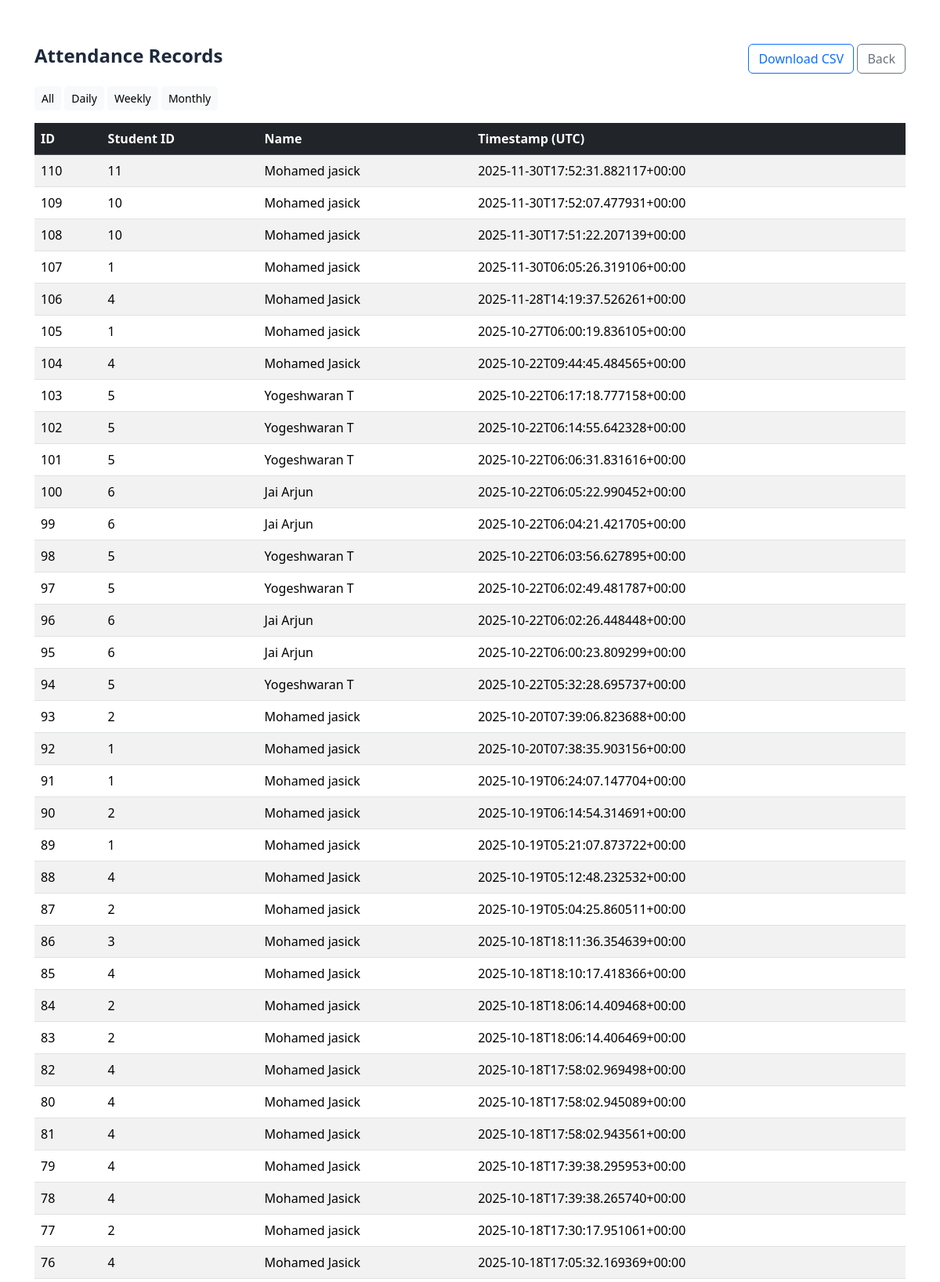
The page /attendance_record (upper part) on the database its author committed.
### tables this page shows
CREATE TABLE attendance (
                    id INTEGER PRIMARY KEY AUTOINCREMENT,
                    student_id INTEGER,
                    name TEXT,
                    timestamp TEXT
                );

### app.py (the view)
@app.route("/attendance_record", methods=["GET"])
def attendance_record():
    period = request.args.get("period", "all")  # all, daily, weekly, monthly
    conn = sqlite3.connect(DB_PATH)
    c = conn.cursor()
    q = "SELECT id, student_id, name, timestamp FROM attendance"
    params = ()
    if period == "daily":
        today = datetime.date.today().isoformat()
        q += " WHERE date(timestamp) = ?"
        params = (today,)
    elif period == "weekly":
        start = (datetime.date.today() - datetime.timedelta(days=7)).isoformat()
        q += " WHERE date(timestamp) >= ?"
        params = (start,)
    elif period == "monthly":
        start = (datetime.date.today() - datetime.timedelta(days=30)).isoformat()
        q += " WHERE date(timestamp) >= ?"
        params = (start,)
    q += " ORDER BY timestamp DESC LIMIT 5000"
    c.execute(q, params)
    rows = c.fetchall()
    conn.close()
    return render_template("attendance_record.html", records=rows, period=period)

### templates/attendance_record.html (shortened to what this page needs)
<!doctype html>
<html>
<head>
  <link href="https://cdn.jsdelivr.net/npm/bootstrap@5.3.1/dist/css/bootstrap.min.css" rel="stylesheet">
  <link rel="stylesheet" href="{{ url_for('static', filename='css/style.css') }}">
</head>
<body>
<div class="container my-4">
  <div class="d-flex justify-content-between align-items-center mb-3">
    <h4>Attendance Records</h4>
    <div>
      <a class="btn btn-outline-primary" href="/download_csv">Download CSV</a>
      <a class="btn btn-outline-secondary" href="/">Back</a>
    </div>
  </div>
  <div class="mb-3">
    <a href="/attendance_record?period=all" class="btn btn-sm btn-light">All</a>
    <a href="/attendance_record?period=daily" class="btn btn-sm btn-light">Daily</a>
    <a href="/attendance_record?period=weekly" class="btn btn-sm btn-light">Weekly</a>
    <a href="/attendance_record?period=monthly" class="btn btn-sm btn-light">Monthly</a>
  </div>
  <div class="table-responsive">
    <table class="table table-striped">
      <thead class="table-dark">
        <tr><th>ID</th><th>Student ID</th><th>Name</th><th>Timestamp (UTC)</th></tr>
      </thead>
      <tbody>
      {% for r in records %}
        <tr><td>{{ r[0] }}</td><td>{{ r[1] }}</td><td>{{ r[2] }}</td><td>{{ r[3] }}</td></tr>
      {% endfor %}
      </tbody>
    </table>
  </div>
</div>
</body>
</html>

### static/css/style.css (style rules this page uses)
html, body { height: 100%; margin: 0; }
body { font-family: 'Segoe UI', Tahoma, Geneva, Verdana, sans-serif; background: url('static/images/bg.png') no-repeat center center fixed; background-size: contain; margin: 0; color: #1e293b; display: flex; justify-content: flex-end; align-items: flex-start; padding: 2rem; }
body::before { content: ''; position: fixed; inset: 0; background: rgba(255,255,255,0.4); z-index: -1; }
h5, h4, h3 { font-weight: 600; }

### rows shown on the page
attendance: id "110", student "11", name "Mohamed jasick", timestamp "2025-11-30T17:52:31.882117+00:00"
attendance: id "109", student "10", name "Mohamed jasick", timestamp "2025-11-30T17:52:07.477931+00:00"
attendance: id "108", student "10", name "Mohamed jasick", timestamp "2025-11-30T17:51:22.207139+00:00"
attendance: id "107", student "1", name "Mohamed jasick", timestamp "2025-11-30T06:05:26.319106+00:00"
attendance: id "106", student "4", name "Mohamed Jasick", timestamp "2025-11-28T14:19:37.526261+00:00"
attendance: id "105", student "1", name "Mohamed jasick", timestamp "2025-10-27T06:00:19.836105+00:00"
attendance: id "104", student "4", name "Mohamed Jasick", timestamp "2025-10-22T09:44:45.484565+00:00"
attendance: id "103", student "5", name "Yogeshwaran T", timestamp "2025-10-22T06:17:18.777158+00:00"
attendance: id "102", student "5", name "Yogeshwaran T", timestamp "2025-10-22T06:14:55.642328+00:00"
attendance: id "101", student "5", name "Yogeshwaran T", timestamp "2025-10-22T06:06:31.831616+00:00"
attendance: id "100", student "6", name "Jai Arjun", timestamp "2025-10-22T06:05:22.990452+00:00"
attendance: id "99", student "6", name "Jai Arjun", timestamp "2025-10-22T06:04:21.421705+00:00"
attendance: id "98", student "5", name "Yogeshwaran T", timestamp "2025-10-22T06:03:56.627895+00:00"
attendance: id "97", student "5", name "Yogeshwaran T", timestamp "2025-10-22T06:02:49.481787+00:00"
attendance: id "96", student "6", name "Jai Arjun", timestamp "2025-10-22T06:02:26.448448+00:00"
attendance: id "95", student "6", name "Jai Arjun", timestamp "2025-10-22T06:00:23.809299+00:00"
attendance: id "94", student "5", name "Yogeshwaran T", timestamp "2025-10-22T05:32:28.695737+00:00"
attendance: id "93", student "2", name "Mohamed jasick", timestamp "2025-10-20T07:39:06.823688+00:00"
attendance: id "92", student "1", name "Mohamed jasick", timestamp "2025-10-20T07:38:35.903156+00:00"
attendance: id "91", student "1", name "Mohamed jasick", timestamp "2025-10-19T06:24:07.147704+00:00"
attendance: id "90", student "2", name "Mohamed jasick", timestamp "2025-10-19T06:14:54.314691+00:00"
attendance: id "89", student "1", name "Mohamed jasick", timestamp "2025-10-19T05:21:07.873722+00:00"
attendance: id "88", student "4", name "Mohamed Jasick", timestamp "2025-10-19T05:12:48.232532+00:00"
attendance: id "87", student "2", name "Mohamed jasick", timestamp "2025-10-19T05:04:25.860511+00:00"
attendance: id "86", student "3", name "Mohamed jasick", timestamp "2025-10-18T18:11:36.354639+00:00"
attendance: id "85", student "4", name "Mohamed Jasick", timestamp "2025-10-18T18:10:17.418366+00:00"
attendance: id "84", student "2", name "Mohamed jasick", timestamp "2025-10-18T18:06:14.409468+00:00"
attendance: id "83", student "2", name "Mohamed jasick", timestamp "2025-10-18T18:06:14.406469+00:00"
attendance: id "82", student "4", name "Mohamed Jasick", timestamp "2025-10-18T17:58:02.969498+00:00"
attendance: id "80", student "4", name "Mohamed Jasick", timestamp "2025-10-18T17:58:02.945089+00:00"
attendance: id "81", student "4", name "Mohamed Jasick", timestamp "2025-10-18T17:58:02.943561+00:00"
attendance: id "79", student "4", name "Mohamed Jasick", timestamp "2025-10-18T17:39:38.295953+00:00"
attendance: id "78", student "4", name "Mohamed Jasick", timestamp "2025-10-18T17:39:38.265740+00:00"
attendance: id "77", student "2", name "Mohamed jasick", timestamp "2025-10-18T17:30:17.951061+00:00"
attendance: id "76", student "4", name "Mohamed Jasick", timestamp "2025-10-18T17:05:32.169369+00:00"
